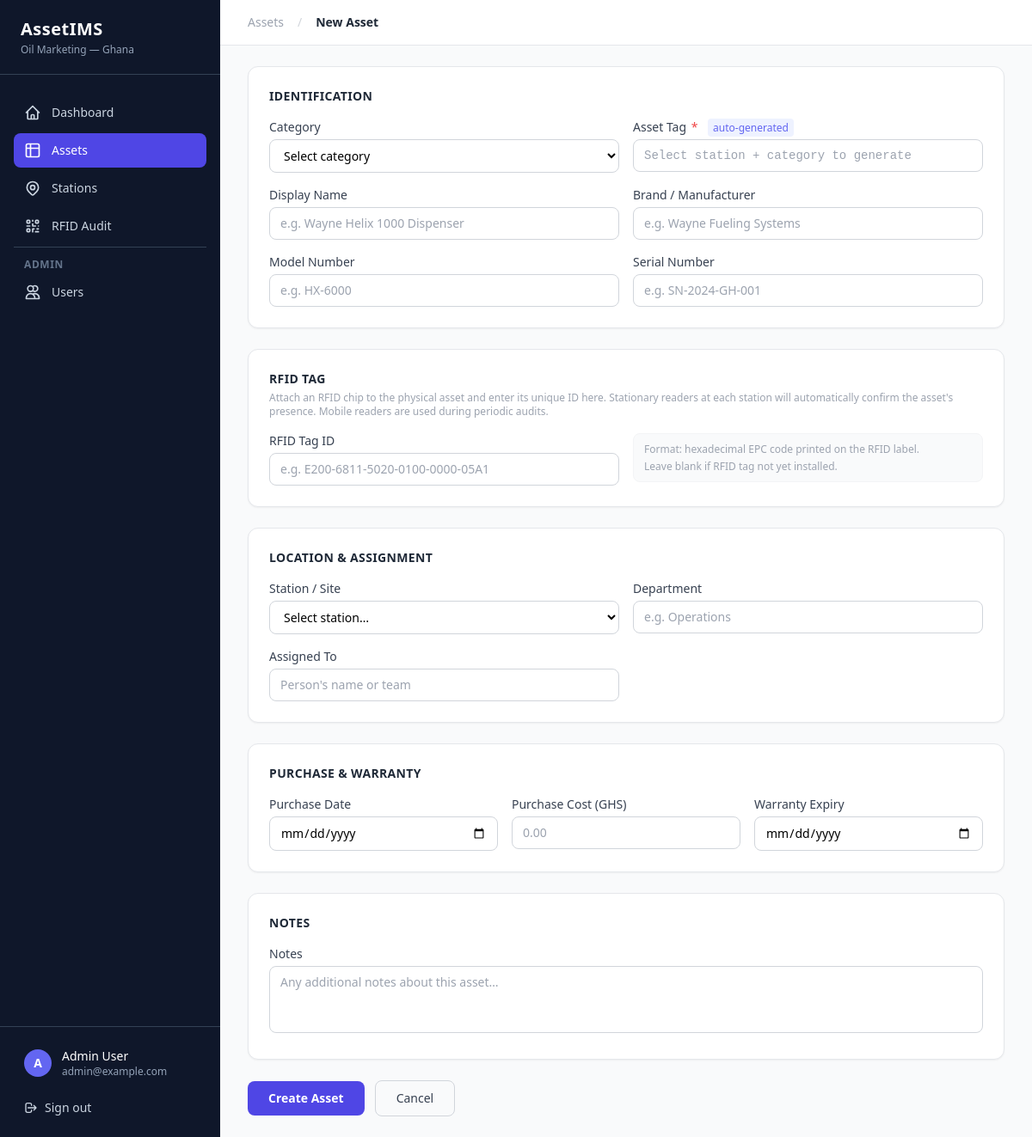
Screenshot of /assets/new (signed in) with the database file from the repository.
### app/db/models/user.py (models this page shows, shortened)
class User(Base):
    __tablename__ = "users"
    id: Mapped[int] = mapped_column(primary_key=True, index=True)
    email: Mapped[str] = mapped_column(String(255), unique=True, index=True, nullable=False)
    full_name: Mapped[str] = mapped_column(String(255), nullable=False)
    password_hash: Mapped[str] = mapped_column(String(255), nullable=False)
    is_active: Mapped[bool] = mapped_column(Boolean, default=True)
    site_id: Mapped[int | None] = mapped_column(ForeignKey("locations.id"), nullable=True)
    created_at: Mapped[DateTime] = mapped_column(DateTime(timezone=True), server_default=func.now())
    site: Mapped[Location | None] = relationship("Location", foreign_keys=[site_id], lazy="select")
    user_roles: Mapped[list[UserRole]] = relationship("UserRole", lazy="select")

### app/web/router.py (the view)
@router.get("/assets/new", response_class=HTMLResponse)
def asset_new(request: Request, db: Session = Depends(get_db)):
    user = _get_user(request, db)
    if not user:
        return RedirectResponse(url="/login", status_code=302)
    locations = db.query(Location).order_by(Location.name).all()
    return templates.TemplateResponse("assets/new.html", _ctx(
        request, user,
        categories=CATEGORIES,
        locations=locations,
        active_page="assets",
    ))

### app/templates/assets/new.html (shortened to what this page needs)
{% extends "base.html" %}
{% from "assets/_form.html" import field, select_field, textarea_field, location_select %}
{% block breadcrumb %}
<a href="/assets" class="text-gray-400 hover:text-gray-600">Assets</a>
<span class="mx-2 text-gray-300">/</span>
<span class="font-semibold text-gray-800">New Asset</span>
{% endblock %}
{% block content %}
<form method="post" action="/assets" class="max-w-4xl space-y-6">
  <div class="bg-white rounded-xl border border-gray-200 shadow-sm p-6">
    <h2 class="text-sm font-semibold text-gray-800 uppercase tracking-wide mb-4">Identification</h2>
    <div class="grid grid-cols-1 md:grid-cols-2 gap-4">
      {{ select_field("Category", "category", categories, placeholder="Select category") }}
      <div>
        <label class="block text-sm font-medium text-gray-700 mb-1">
          Asset Tag <span class="text-red-500 ml-0.5">*</span>
          <span class="ml-2 text-xs font-normal text-indigo-500 bg-indigo-50 px-1.5 py-0.5 rounded">auto-generated</span>
        </label>
        <input type="text" name="asset_tag" id="asset_tag" required
               placeholder="Select station + category to generate"
               class="w-full px-3 py-2 text-sm border border-gray-300 rounded-lg focus:outline-none focus:ring-2 focus:ring-indigo-400 font-mono transition" />
      </div>
      {{ field("Display Name", "name", placeholder="e.g. Wayne Helix 1000 Dispenser") }}
      {{ field("Brand / Manufacturer", "brand", placeholder="e.g. Wayne Fueling Systems") }}
      {{ field("Model Number", "model_no", placeholder="e.g. HX-6000") }}
      {{ field("Serial Number", "serial_no", placeholder="e.g. SN-2024-GH-001") }}
    </div>
  </div>
  <div class="bg-white rounded-xl border border-gray-200 shadow-sm p-6">
    <h2 class="text-sm font-semibold text-gray-800 uppercase tracking-wide mb-1">RFID Tag</h2>
    <p class="text-xs text-gray-400 mb-4">
      Attach an RFID chip to the physical asset and enter its unique ID here. Stationary readers at each station
      will automatically confirm the asset's presence. Mobile readers are used during periodic audits.
    </p>
    <div class="grid grid-cols-1 md:grid-cols-2 gap-4">
      {{ field("RFID Tag ID", "rfid_tag", placeholder="e.g. E200-6811-5020-0100-0000-05A1") }}
      <div class="flex items-end gap-3 pb-1">
        <div class="flex-1 text-xs text-gray-400 bg-gray-50 border border-gray-100 rounded-lg px-3 py-2 leading-relaxed">
          Format: hexadecimal EPC code printed on the RFID label.<br>
          Leave blank if RFID tag not yet installed.
        </div>
      </div>
    </div>
  </div>
  <div class="bg-white rounded-xl border border-gray-200 shadow-sm p-6">
    <h2 class="text-sm font-semibold text-gray-800 uppercase tracking-wide mb-4">Location & Assignment</h2>
    <div class="grid grid-cols-1 md:grid-cols-2 gap-4">
      {{ location_select("Station / Site", "site_id", locations) }}
      {{ field("Department", "department", placeholder="e.g. Operations") }}
      {{ field("Assigned To", "assigned_to", placeholder="Person's name or team") }}
    </div>
  </div>
  <div class="bg-white rounded-xl border border-gray-200 shadow-sm p-6">
    <h2 class="text-sm font-semibold text-gray-800 uppercase tracking-wide mb-4">Purchase & Warranty</h2>
    <div class="grid grid-cols-1 md:grid-cols-3 gap-4">
      {{ field("Purchase Date", "purchase_date", type="date") }}
      {{ field("Purchase Cost (GHS)", "purchase_cost", type="number", placeholder="0.00") }}
      {{ field("Warranty Expiry", "warranty_expiry", type="date") }}
    </div>
  </div>
  <div class="bg-white rounded-xl border border-gray-200 shadow-sm p-6">
    <h2 class="text-sm font-semibold text-gray-800 uppercase tracking-wide mb-4">Notes</h2>
    {{ textarea_field("Notes", "notes", placeholder="Any additional notes about this asset…") }}
  </div>
  <div class="flex items-center gap-3">
    <button type="submit"
            class="px-6 py-2.5 bg-indigo-600 hover:bg-indigo-700 text-white text-sm font-semibold rounded-lg transition-colors">
      Create Asset
    </button>
    <a href="/assets" class="px-6 py-2.5 border border-gray-300 text-gray-700 text-sm font-medium rounded-lg hover:bg-gray-50 transition-colors">
      Cancel
    </a>
  </div>
</form>
{% endblock %}

### app/templates/base.html (shortened to what this page needs)
<!DOCTYPE html>
<html lang="en">
<head>
  <script src="https://cdn.tailwindcss.com"></script>
</head>
<body class="bg-gray-50 min-h-screen flex">
  <aside class="w-64 min-h-screen bg-slate-900 text-white flex flex-col fixed top-0 left-0 z-30">
    <div class="px-6 py-5 border-b border-slate-700">
      <span class="text-xl font-bold tracking-wide text-white">AssetIMS</span>
      <p class="text-xs text-slate-400 mt-0.5">Oil Marketing — Ghana</p>
    </div>
    <nav class="flex-1 px-4 py-6 space-y-1">
      <a href="/home"
         class="flex items-center gap-3 px-3 py-2.5 rounded-lg text-sm font-medium transition-colors
                {{ 'bg-indigo-600 text-white' if active_page == 'home' else 'text-slate-300 hover:bg-slate-800 hover:text-white' }}">
        <svg class="w-5 h-5 flex-shrink-0" fill="none" stroke="currentColor" viewBox="0 0 24 24">
          <path stroke-linecap="round" stroke-linejoin="round" stroke-width="2"
                d="M3 12l2-2m0 0l7-7 7 7M5 10v10a1 1 0 001 1h3m10-11l2 2m-2-2v10a1 1 0 01-1 1h-3m-6 0a1 1 0 001-1v-4a1 1 0 011-1h2a1 1 0 011 1v4a1 1 0 001 1m-6 0h6"/>
        </svg>
        Dashboard
      </a>
      <a href="/assets"
         class="flex items-center gap-3 px-3 py-2.5 rounded-lg text-sm font-medium transition-colors
                {{ 'bg-indigo-600 text-white' if active_page == 'assets' else 'text-slate-300 hover:bg-slate-800 hover:text-white' }}">
        <svg class="w-5 h-5 flex-shrink-0" fill="none" stroke="currentColor" viewBox="0 0 24 24">
          <path stroke-linecap="round" stroke-linejoin="round" stroke-width="2"
                d="M9 3H5a2 2 0 00-2 2v4m6-6h10a2 2 0 012 2v4M9 3v18m0 0h10a2 2 0 002-2V9M9 21H5a2 2 0 01-2-2V9m0 0h18"/>
        </svg>
        Assets
      </a>
      <a href="/sites"
         class="flex items-center gap-3 px-3 py-2.5 rounded-lg text-sm font-medium transition-colors
                {{ 'bg-indigo-600 text-white' if active_page == 'sites' else 'text-slate-300 hover:bg-slate-800 hover:text-white' }}">
        Stations
      </a>
      <a href="/rfid/audit"
         class="flex items-center gap-3 px-3 py-2.5 rounded-lg text-sm font-medium transition-colors
                {{ 'bg-indigo-600 text-white' if active_page == 'rfid' else 'text-slate-300 hover:bg-slate-800 hover:text-white' }}">
        RFID Audit
      </a>
      {% if user_role == 'admin' %}
      <div class="pt-3 mt-3 border-t border-slate-700">
        <p class="px-3 text-xs font-semibold text-slate-500 uppercase tracking-wider mb-1">Admin</p>
        <a href="/users"
           class="flex items-center gap-3 px-3 py-2.5 rounded-lg text-sm font-medium transition-colors
                  {{ 'bg-indigo-600 text-white' if active_page == 'users' else 'text-slate-300 hover:bg-slate-800 hover:text-white' }}">
          <svg class="w-5 h-5 flex-shrink-0" fill="none" stroke="currentColor" viewBox="0 0 24 24">
            <path stroke-linecap="round" stroke-linejoin="round" stroke-width="2"
                  d="M12 4.354a4 4 0 110 5.292M15 21H3v-1a6 6 0 0112 0v1zm0 0h6v-1a6 6 0 00-9-5.197M13 7a4 4 0 11-8 0 4 4 0 018 0z"/>
          </svg>
          Users
        </a>
      </div>
      {% endif %}
    </nav>
    <div class="px-4 py-4 border-t border-slate-700">
      <div class="flex items-center gap-3 px-3 py-2">
        <div class="w-8 h-8 rounded-full bg-indigo-500 flex items-center justify-center text-sm font-bold flex-shrink-0">
          {{ user.full_name[0] | upper if user else 'A' }}
        </div>
        <div class="flex-1 min-w-0">
          <p class="text-sm font-medium text-white truncate">{{ user.full_name if user else 'Admin' }}</p>
          <p class="text-xs text-slate-400 truncate">{{ user.email if user else '' }}</p>
        </div>
      </div>
      <form method="post" action="/logout" class="mt-2">
        <button type="submit"
                class="w-full flex items-center gap-2 px-3 py-2 rounded-lg text-sm text-slate-300 hover:bg-slate-800 hover:text-white transition-colors">
          <svg class="w-4 h-4" fill="none" stroke="currentColor" viewBox="0 0 24 24">
            <path stroke-linecap="round" stroke-linejoin="round" stroke-width="2"
                  d="M17 16l4-4m0 0l-4-4m4 4H7m6 4v1a3 3 0 01-3 3H6a3 3 0 01-3-3V7a3 3 0 013-3h4a3 3 0 013 3v1"/>
          </svg>
          Sign out
        </button>
      </form>
    </div>
  </aside>
  <div class="ml-64 flex-1 flex flex-col min-h-screen">
    <header class="bg-white border-b border-gray-200 px-8 py-4 flex items-center justify-between sticky top-0 z-20">
      <div class="flex items-center gap-2 text-sm text-gray-500">
        {% block breadcrumb %}<span class="font-semibold text-gray-800">{% block page_title %}{% endblock %}</span>{% endblock %}
      </div>
    </header>
    <main class="flex-1 px-8 py-6">
      {% block content %}{% endblock %}
    </main>
  </div>
</body>
</html>

### rows the page displays
User: full_name "A", full_name "Admin User", email "admin@example.com"

### other values shown
{{ label }} "Category"
{{ label }} "Display Name Brand / Manufacturer Model Number Serial Number RFID Tag ID Department Assigned To Purchase Date Purchase Cost (GHS) Warranty Expiry"
{{ label }} "Station / Site"
{{ label }} "Notes"
form field category "Select category"
